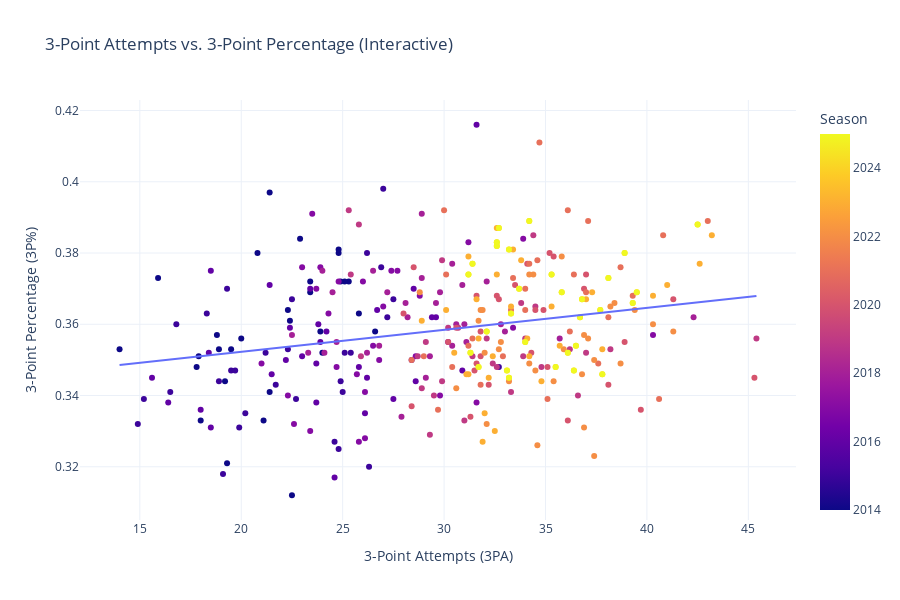

Here is the notebook cell this chart was saved with:
### Markdown cell above
Here we have an interactive scatter plot that compares each NBA team's 3-point shot attempts (3PA) on the x-axis with their 3-point shooting percentage (3P%) on the y-axis.
Each dot represents a team from a specific season between 2014 and 2024. The color gradient helps distinguish different seasons — allowing us to see how 3-point strategies evolved over time.Instead of cluttering the graph with labels, we made it interactive — so when you hover over any point, you can instantly see the team name, season, number of 3-point attempts, and accuracy.

You’ll notice that over the years, teams have generally increased their 3-point attempts, with varying levels of efficiency. The regression line gives us a subtle trend — teams that shoot more don’t always shoot better, but some manage both high volume and high efficiency, which is often a recipe for playoff success.

This visualization supports our hypothesis: the NBA has shifted toward a 3-point heavy style of play, but there’s still a strategic balance between volume and accuracy.

### Code cell
import plotly.express as px
import pandas as pd
import statsmodels.api as sm

# Convert necessary columns
nba_df['3PA'] = pd.to_numeric(nba_df['3PA'], errors='coerce')
nba_df['3P%'] = pd.to_numeric(nba_df['3P%'], errors='coerce')
nba_df.dropna(subset=['3PA', '3P%'], inplace=True)

# Fit OLS regression using statsmodels
X = sm.add_constant(nba_df['3PA'])  # Add intercept
model = sm.OLS(nba_df['3P%'], X).fit()
nba_df['Predicted_3P%'] = model.predict(X)

# Create interactive plot
fig = px.scatter(
    nba_df,
    x='3PA',
    y='3P%',
    color='Season',
    hover_name='Team',
    hover_data={'Season': True, '3PA': True, '3P%': True},
    title='3-Point Attempts vs. 3-Point Percentage (Interactive)',
    template='plotly_white'
)

# Add regression line
fig.add_traces(
    px.line(
        nba_df.sort_values('3PA'),
        x='3PA',
        y='Predicted_3P%',
        labels={'Predicted_3P%': 'Trend Line'}
    ).data
)

# Final layout tweaks
fig.update_layout(
    xaxis_title='3-Point Attempts (3PA)',
    yaxis_title='3-Point Percentage (3P%)',
    height=600,
    showlegend=False
)

fig.show()

### Figure 1 — Plotly figure (JSON) as saved in the notebook; plotly's stock layout.template omitted (floating-point values rounded to 4 significant figures; data arrays with more than 128 entries replaced by an {"elided": "..."} marker saying what was removed)
{"data": [{"customdata": {"elided": "360x1 int values"}, "hovertemplate": "<b>%{hovertext}</b><br><br>3PA=%{x}<br>3P%=%{y}<br>Season=%{marker.color}<extra></extra>", "hovertext": {"elided": "360 str values"}, "legendgroup": "", "marker": {"color": {"elided": "360 int values"}, "coloraxis": "coloraxis", "symbol": "circle"}, "mode": "markers", "name": "", "orientation": "v", "showlegend": false, "type": "scatter", "x": {"elided": "360 float values"}, "xaxis": "x", "y": {"elided": "360 float values"}, "yaxis": "y"}, {"hovertemplate": "3PA=%{x}<br>Trend Line=%{y}<extra></extra>", "legendgroup": "", "line": {"color": "#636efa", "dash": "solid"}, "marker": {"symbol": "circle"}, "mode": "lines", "name": "", "orientation": "v", "showlegend": false, "type": "scatter", "x": {"elided": "360 float values"}, "xaxis": "x", "y": {"elided": "360 float values"}, "yaxis": "y"}], "layout": {"coloraxis": {"colorbar": {"title": {"text": "Season"}}, "colorscale": [[0, "#0d0887"], [0.1111, "#46039f"], [0.2222, "#7201a8"], [0.3333, "#9c179e"], [0.4444, "#bd3786"], [0.5556, "#d8576b"], [0.6667, "#ed7953"], [0.7778, "#fb9f3a"], [0.8889, "#fdca26"], [1, "#f0f921"]]}, "height": 600, "legend": {"tracegroupgap": 0}, "showlegend": false, "title": {"text": "3-Point Attempts vs. 3-Point Percentage (Interactive)"}, "xaxis": {"anchor": "y", "domain": [0, 1], "title": {"text": "3-Point Attempts (3PA)"}}, "yaxis": {"anchor": "x", "domain": [0, 1], "title": {"text": "3-Point Percentage (3P%)"}}}}
